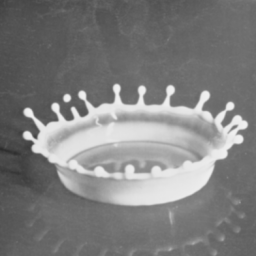
#> input picture Day5/milkdrop.bmp, 256 x 256 px
$ python 10_me_contous2.py
#> lines starting #> are read from the running program, lines starting #| are printed output that depends on the picture; after the words box and inside, x2 and y2 are one past the last pixel; in counts of white or black regions, pixels touching at a corner belong together
import cv2
import random

img = cv2.imread('./milkdrop.bmp', cv2.IMREAD_GRAYSCALE)
#> img is the input picture: shape (256, 256); min 44, max 240, mean 126.1
_, img_bin = cv2.threshold(img, 135, 255, cv2.THRESH_BINARY)
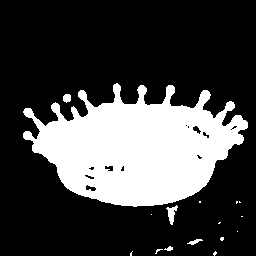
#> img_bin: shape (256, 256); 26.4% white; 16 white regions (11 under 20 px)

contours, _ = cv2.findContours(img_bin, cv2.RETR_CCOMP, cv2.CHAIN_APPROX_NONE)
#> contours = 28 contours, 19 with area under 20; largest, box (x1, y1, x2, y2) and area: (23, 83, 248, 207) 16724, (166, 205, 178, 225) 86, (85, 184, 97, 192) 48, (63, 94, 71, 103) 46, (192, 125, 202, 135) 44
dst = cv2.cvtColor(img, cv2.COLOR_GRAY2BGR)


# cv2.drawContours(dst, contours, -1, (0, 250, 0), 3)
for contour in contours:
    contour_area = cv2.contourArea(contour)
    if contour_area > 500:  # 물체 크기가 500 이상인 경우만 외곽선 그리기
        cv2.drawContours(dst, [contour], -1, (0, 250, 0), 3)
#> this loop made 28 passes
#> contour_area on passes 5, 11, 15, 16, 17, 18, 21, 23, 26: 29, 86.5, 46.5, 16724.5, 48.5, 27.5, 43, 26, 43.5
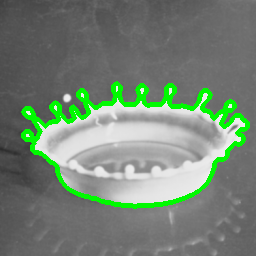
#> dst: shape (256, 256, 3); 6.29% of pixels changed, all inside (x1, y1, x2, y2) = (21, 81, 250, 209)

cv2.imshow('img', img)
cv2.imshow('img_bin', img_bin)
cv2.imshow('dst', dst)
cv2.waitKey()

$ run again, with Day5/dog.bmp copied over Day5/milkdrop.bmp
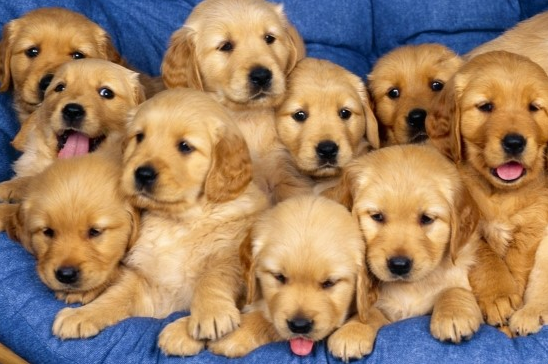
#> input picture Day5/dog.bmp, 548 x 364 px
#> `_, img_bin = cv2.threshold(img, 135, 255, cv2.THRESH_BINARY)`:
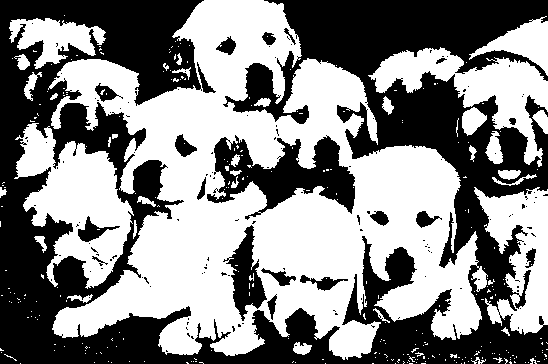
#> img_bin: shape (364, 548); 52.9% white; 145 black regions (125 under 20 px)
#> contours = 525 contours, 471 with area under 20; largest, box (x1, y1, x2, y2) and area: (48, 0, 488, 360) 82635, (14, 123, 134, 289) 9932, (368, 47, 548, 167) 6708, (206, 134, 356, 215) 6342, (474, 187, 548, 335) 6200
#> the loop `for contour in contours:` made 525 passes
#> contour_area on passes 198, 274, 362: 6200.5, 9932.5, 6707.5
#> after the loop `for contour in contours:`:
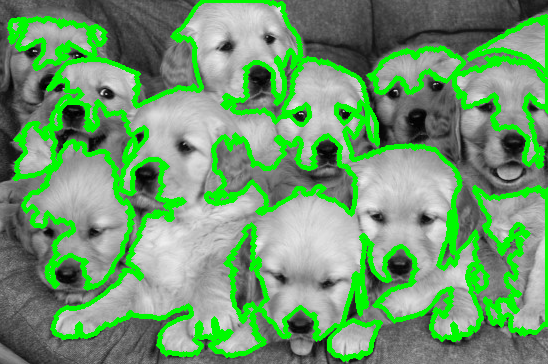
#> dst: shape (364, 548, 3); mean B, G, R 109.5, 154.6, 109.5
